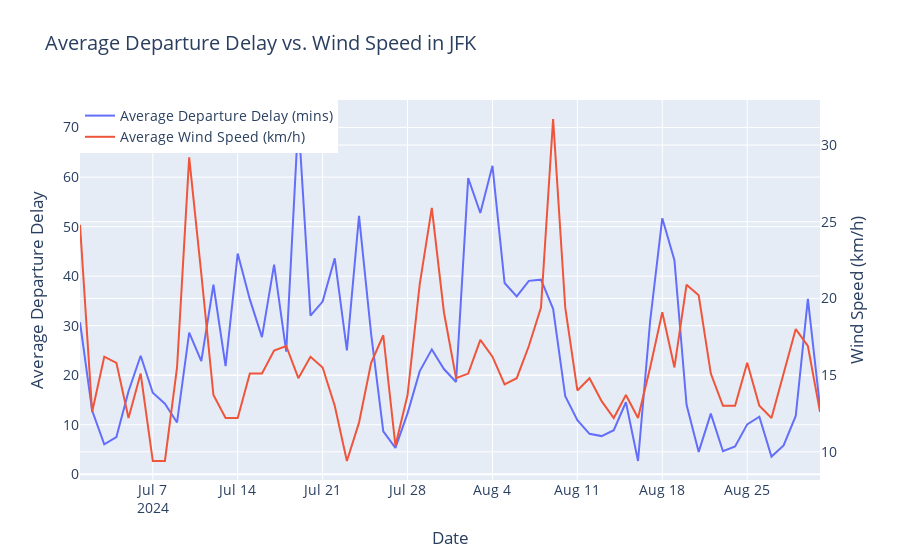

Here is the notebook cell this chart was saved with:
### Code cell
x_jfk = flights_JFK_dep['flight_date']
y_jfk = flights_JFK_dep['avg_dep_delay']
y_wind = flights_JFK_dep['avg_wind_speed_kmh']

fig = go.Figure()

fig.add_trace(go.Scatter(
    x=x_jfk, y=y_jfk,
    mode='lines',
    name='Average Departure Delay (mins)',
    yaxis='y1'  # Assign to first y-axis
))

fig.add_trace(go.Scatter(
    x=x_jfk, y=y_wind,
    mode='lines',
    name='Average Wind Speed (km/h)',
    yaxis='y2'  # Assign to second y-axis
))

fig.update_layout(
    title="Average Departure Delay vs. Wind Speed in JFK",
    xaxis_title="Date",
    yaxis=dict(
        title="Average Departure Delay",
    ),
    yaxis2=dict(
        title="Wind Speed (km/h)",
        overlaying='y',  # Makes it share the same x-axis
        side='right'
    ),
    legend=dict(x=0, y=1),  # Position legend
    font=dict(size=14)  # Sets overall font size
)

fig.show()

### Figure 1 — Plotly figure (JSON) as saved in the notebook; plotly's stock layout.template omitted (floating-point values rounded to 4 significant figures)
{"data": [{"mode": "lines", "name": "Average Departure Delay (mins)", "type": "scatter", "x": ["2024-07-01", "2024-07-02", "2024-07-03", "2024-07-04", "2024-07-05", "2024-07-06", "2024-07-07", "2024-07-08", "2024-07-09", "2024-07-10", "2024-07-11", "2024-07-12", "2024-07-13", "2024-07-14", "2024-07-15", "2024-07-16", "2024-07-17", "2024-07-18", "2024-07-19", "2024-07-20", "2024-07-21", "2024-07-22", "2024-07-23", "2024-07-24", "2024-07-25", "2024-07-26", "2024-07-27", "2024-07-28", "2024-07-29", "2024-07-30", "2024-07-31", "2024-08-01", "2024-08-02", "2024-08-03", "2024-08-04", "2024-08-05", "2024-08-06", "2024-08-07", "2024-08-08", "2024-08-09", "2024-08-10", "2024-08-11", "2024-08-12", "2024-08-13", "2024-08-14", "2024-08-15", "2024-08-16", "2024-08-17", "2024-08-18", "2024-08-19", "2024-08-20", "2024-08-21", "2024-08-22", "2024-08-23", "2024-08-24", "2024-08-25", "2024-08-26", "2024-08-27", "2024-08-28", "2024-08-29", "2024-08-30", "2024-08-31"], "y": [30.71, 12.87, 6.05, 7.51, 16.77, 23.93, 16.46, 14.25, 10.46, 28.58, 22.86, 38.27, 21.85, 44.56, 35.31, 27.7, 42.34, 24.77, 71.73, 32.04, 34.87, 43.6, 25.01, 52.19, 28.28, 8.68, 5.34, 12.29, 20.78, 25.22, 21.25, 18.64, 59.79, 52.75, 62.28, 38.62, 35.91, 39.05, 39.29, 33.41, 15.75, 10.93, 8.17, 7.71, 8.91, 14.54, 2.68, 30.99, 51.71, 43.24, 14.03, 4.52, 12.25, 4.66, 5.63, 10.08, 11.61, 3.57, 5.83, 11.78, 35.41, 13.59], "yaxis": "y"}, {"mode": "lines", "name": "Average Wind Speed (km/h)", "type": "scatter", "x": ["2024-07-01", "2024-07-02", "2024-07-03", "2024-07-04", "2024-07-05", "2024-07-06", "2024-07-07", "2024-07-08", "2024-07-09", "2024-07-10", "2024-07-11", "2024-07-12", "2024-07-13", "2024-07-14", "2024-07-15", "2024-07-16", "2024-07-17", "2024-07-18", "2024-07-19", "2024-07-20", "2024-07-21", "2024-07-22", "2024-07-23", "2024-07-24", "2024-07-25", "2024-07-26", "2024-07-27", "2024-07-28", "2024-07-29", "2024-07-30", "2024-07-31", "2024-08-01", "2024-08-02", "2024-08-03", "2024-08-04", "2024-08-05", "2024-08-06", "2024-08-07", "2024-08-08", "2024-08-09", "2024-08-10", "2024-08-11", "2024-08-12", "2024-08-13", "2024-08-14", "2024-08-15", "2024-08-16", "2024-08-17", "2024-08-18", "2024-08-19", "2024-08-20", "2024-08-21", "2024-08-22", "2024-08-23", "2024-08-24", "2024-08-25", "2024-08-26", "2024-08-27", "2024-08-28", "2024-08-29", "2024-08-30", "2024-08-31"], "y": [24.8, 12.6, 16.2, 15.8, 12.2, 15.1, 9.4, 9.4, 15.5, 29.2, 21.6, 13.7, 12.2, 12.2, 15.1, 15.1, 16.6, 16.9, 14.8, 16.2, 15.5, 13.0, 9.4, 11.9, 15.8, 17.6, 10.4, 13.7, 20.9, 25.9, 19.1, 14.8, 15.1, 17.3, 16.2, 14.4, 14.8, 16.9, 19.4, 31.7, 19.4, 14.0, 14.8, 13.3, 12.2, 13.7, 12.2, 15.5, 19.1, 15.5, 20.9, 20.2, 15.1, 13.0, 13.0, 15.8, 13.0, 12.2, 15.1, 18.0, 16.9, 12.6], "yaxis": "y2"}], "layout": {"font": {"size": 14}, "legend": {"x": 0, "y": 1}, "title": {"text": "Average Departure Delay vs. Wind Speed in JFK"}, "xaxis": {"title": {"text": "Date"}}, "yaxis": {"title": {"text": "Average Departure Delay"}}, "yaxis2": {"overlaying": "y", "side": "right", "title": {"text": "Wind Speed (km/h)"}}}}
